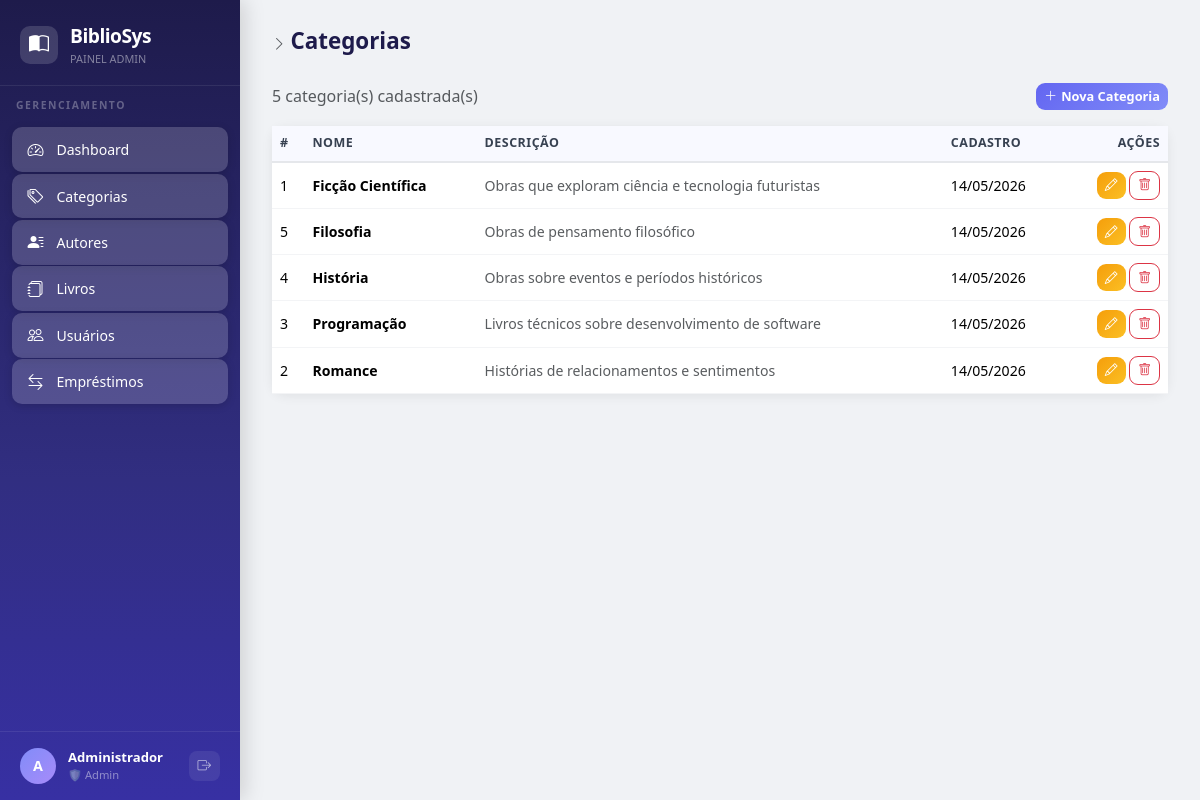
The app's page /pages/categorias/index.php (signed in) with its own data.
### tables this page shows
CREATE TABLE categorias (
    id            INT UNSIGNED AUTO_INCREMENT PRIMARY KEY,
    nome          VARCHAR(100)  NOT NULL,
    descricao     TEXT,
    criado_em     DATETIME DEFAULT CURRENT_TIMESTAMP,
    atualizado_em DATETIME DEFAULT CURRENT_TIMESTAMP ON UPDATE CURRENT_TIMESTAMP
);

### config/database.php (called while the page is built, shortened)
<?php
function getConexao(): PDO {
    static $pdo = null;
    if ($pdo === null) {
        $dsn = "mysql:host=" . DB_HOST . ";dbname=" . DB_NAME . ";charset=" . DB_CHARSET;
        $opcoes = [
            PDO::ATTR_ERRMODE            => PDO::ERRMODE_EXCEPTION,
            PDO::ATTR_DEFAULT_FETCH_MODE => PDO::FETCH_ASSOC,
            PDO::ATTR_EMULATE_PREPARES   => false,
        ];
        try {
            $pdo = new PDO($dsn, DB_USER, DB_PASS, $opcoes);
        } catch (PDOException $e) {
            die('<div style="color:red;font-family:sans-serif;padding:20px;">
                <h2>Erro de Conexão com o Banco de Dados</h2>
                <p>' . htmlspecialchars($e->getMessage()) . '</p>
                <p>Verifique as configurações em <code>config/database.php</code></p>
            </div>');
        }
    }
    return $pdo;
}

### classes/Categoria.php (called while the page is built, shortened)
<?php
require_once __DIR__ . '/../config/database.php';
class Categoria {
    private PDO $db;
    public function __construct() {
        $this->db = getConexao();
    }
    public function listarTodas(): array {
        $stmt = $this->db->query("SELECT * FROM categorias ORDER BY nome");
        return $stmt->fetchAll();
    }
}

### pages/categorias/index.php (the view, shortened to what this page needs)
<?php
require_once __DIR__ . '/../../config/layout.php';
require_once __DIR__ . '/../../classes/Categoria.php';
$cat   = new Categoria();
$lista = $cat->listarTodas();
?>
<div class="d-flex justify-content-between align-items-center mb-3">
  <span class="text-muted"><?= count($lista) ?> categoria(s) cadastrada(s)</span>
  <a href="create.php" class="btn btn-primary btn-sm"><i class="bi bi-plus-lg me-1"></i>Nova Categoria</a>
</div>
<div class="card">
  <div class="table-responsive">
    <table class="table mb-0">
      <thead><tr><th>#</th><th>Nome</th><th>Descrição</th><th>Cadastro</th><th class="text-end">Ações</th></tr></thead>
      <tbody>
      <?php if ($lista): foreach ($lista as $c): ?>
        <tr>
          <td><?= $c['id'] ?></td>
          <td class="fw-semibold"><?= htmlspecialchars($c['nome']) ?></td>
          <td class="text-muted"><?= htmlspecialchars($c['descricao']) ?></td>
          <td><?= date('d/m/Y', strtotime($c['criado_em'])) ?></td>
          <td class="text-end">
            <a href="edit.php?id=<?= $c['id'] ?>" class="btn btn-sm btn-warning"><i class="bi bi-pencil"></i></a>
            <a href="delete.php?id=<?= $c['id'] ?>" class="btn btn-sm btn-outline-danger"
               onclick="return confirm('Confirmar exclusão?')"><i class="bi bi-trash"></i></a>
          </td>
        </tr>
      <?php endforeach; else: ?>
        <tr><td colspan="5" class="text-center text-muted py-4">Nenhuma categoria cadastrada.</td></tr>
      <?php endif; ?>
      </tbody>
    </table>
  </div>
</div>

### config/layout.php (style rules this page uses)
:root { --sidebar-bg: linear-gradient(180deg,#1e1b4b 0%,#312e81 60%,#3730a3 100%); --sidebar-w: 240px; --accent: #6366f1; --accent-light: #e0e7ff; }
body { background:#f0f2f5; font-family:"Segoe UI",sans-serif; margin:0; }
.card { border:none !important; border-radius:14px !important; box-shadow:0 2px 12px rgba(0,0,0,.07) !important; }
.table { font-size:.88rem; }
.table thead th { background:#f8f9ff; color:#374151; font-weight:700; font-size:.78rem; text-transform:uppercase; letter-spacing:.5px; border-bottom:2px solid #e5e7eb !important; }
.table td, .table th { vertical-align:middle; border-color:#f3f4f6 !important; }
.btn { border-radius:9px; font-weight:600; }
.btn-sm { font-size:.8rem; }
.btn-primary { background:linear-gradient(135deg,#6366f1,#818cf8); border:none; }
.btn-warning { background:linear-gradient(135deg,#f59e0b,#fbbf24); border:none; color:#fff; }

### records on screen
categorias: id "1", nome "Ficção Científica", descricao "Obras que exploram ciência e tecnologia futuristas", criado_em "14/05/2026"
categorias: id "5", nome "Filosofia", descricao "Obras de pensamento filosófico", criado_em "14/05/2026"
categorias: id "4", nome "História", descricao "Obras sobre eventos e períodos históricos", criado_em "14/05/2026"
categorias: id "3", nome "Programação", descricao "Livros técnicos sobre desenvolvimento de software", criado_em "14/05/2026"
categorias: id "2", nome "Romance", descricao "Histórias de relacionamentos e sentimentos", criado_em "14/05/2026"

### other values on screen
$item['label'] "Dashboard"
$item['label'] "Categorias"
$item['label'] "Autores"
$item['label'] "Livros"
$item['label'] "Usuários"
$item['label'] "Empréstimos"
$inicial "A"
$nome "Administrador"
$titulo "Categorias"
count($lista) "5"
